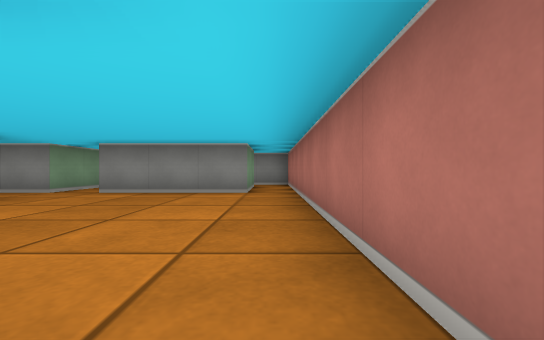
[1] (above)

23 first-person views from a walk through a cub3D level. The camera is about half as high as the walls, looks level and sees 90° across. The floor is counted in squares. Each view is taken from the middle of a square. On the plan, view 1 faces up. The plan holds only what a view shows up to about 9 squares ahead; the rest is blank.

[2]
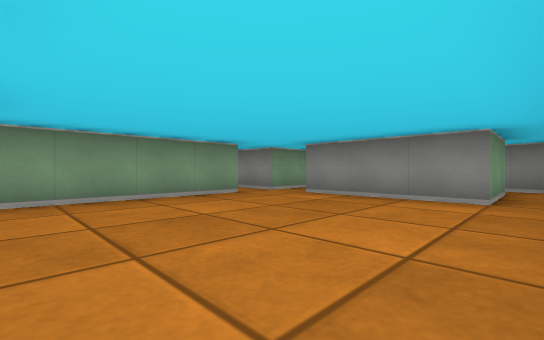

[3]
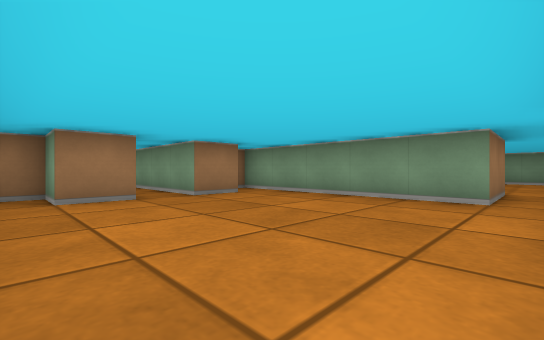

[4]
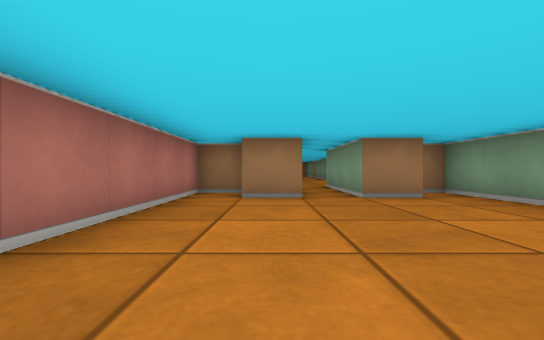

[5]
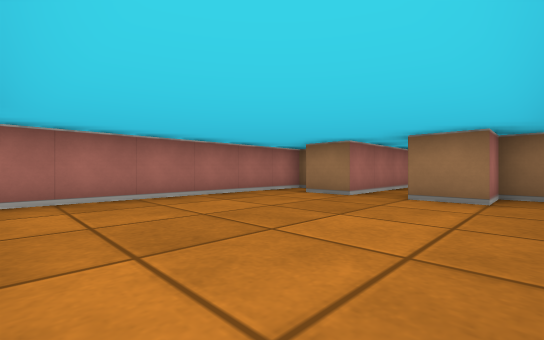

[6]
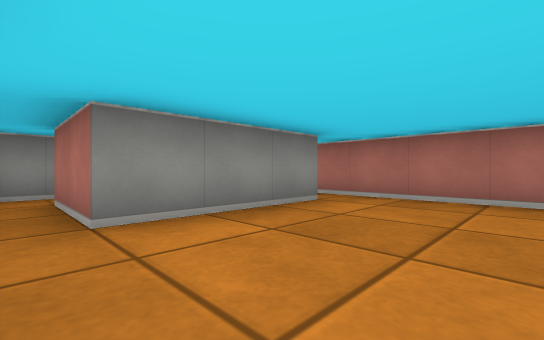

[7]
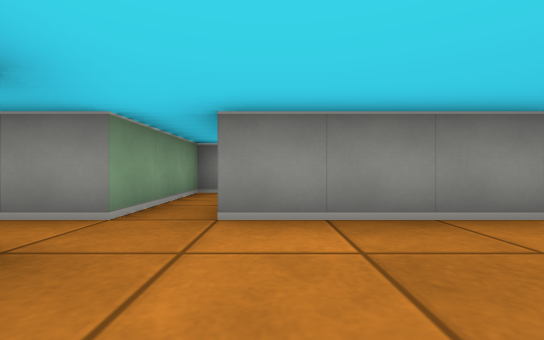

[8]
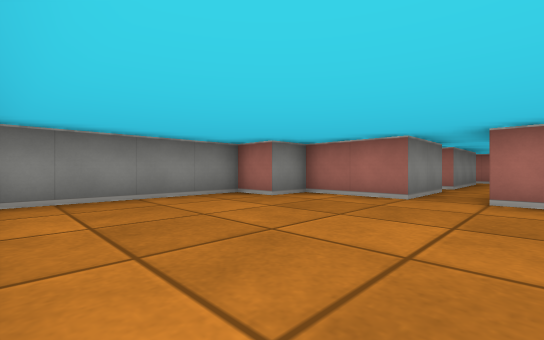

[9]
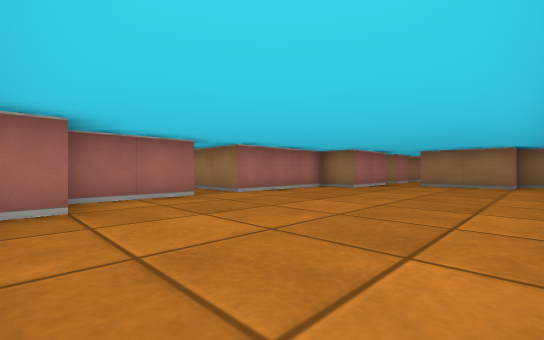

[10]
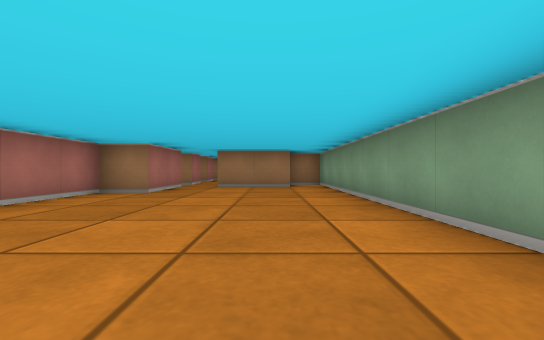

[11]
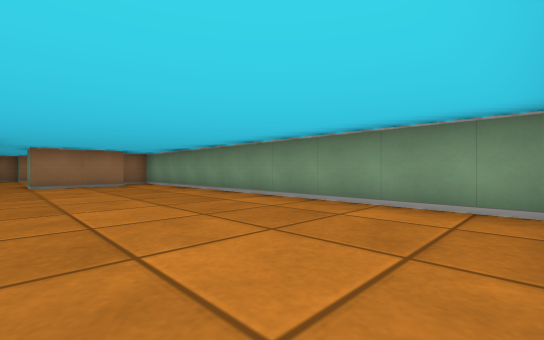

[12]
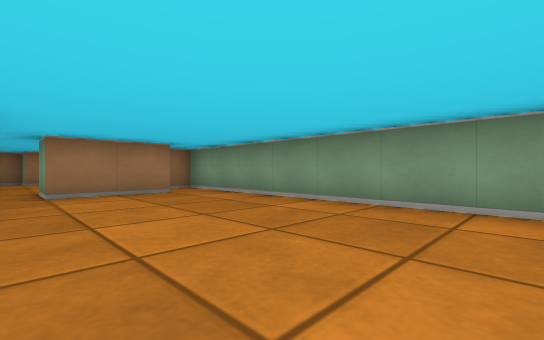

[13]
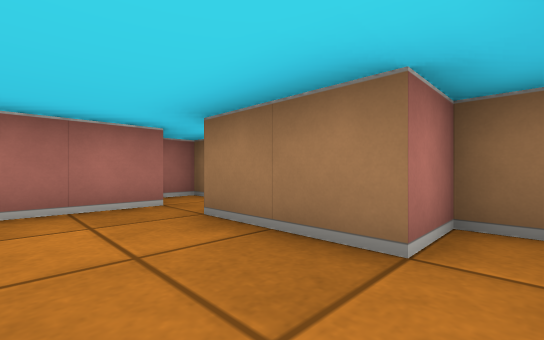

[14]
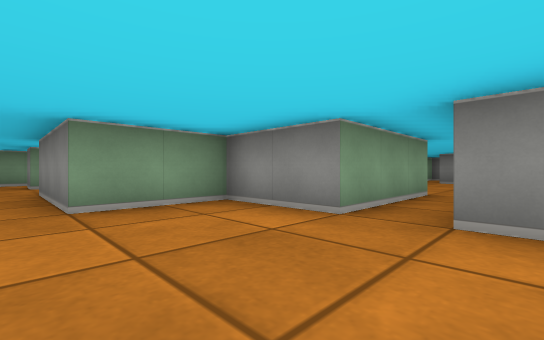

[15]
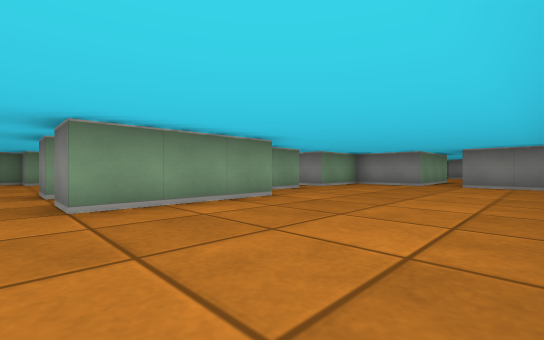

[16]
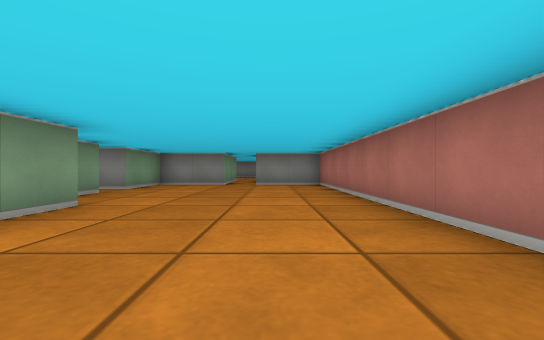

[17]
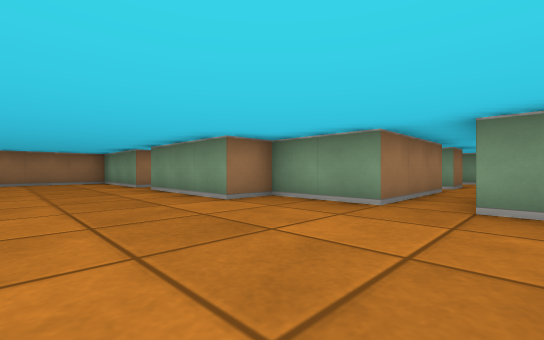

[18]
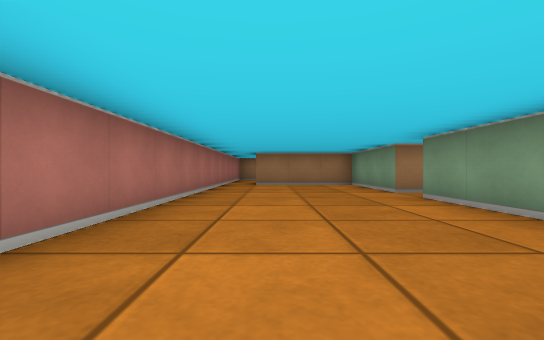

[19]
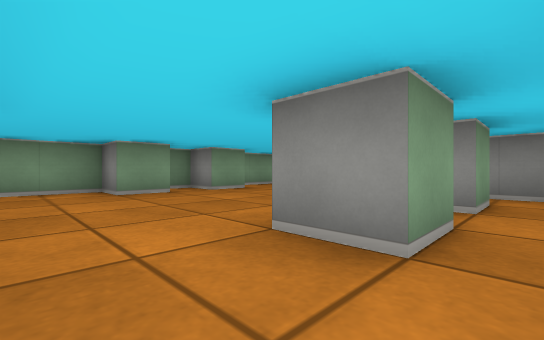

[20]
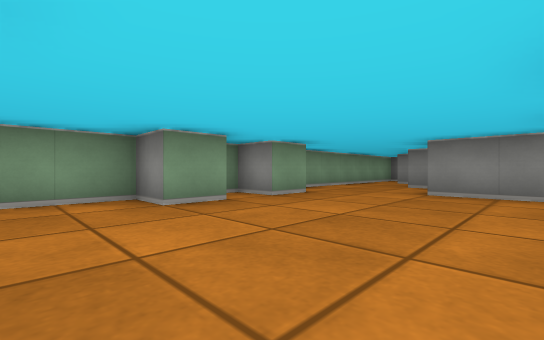

[21]
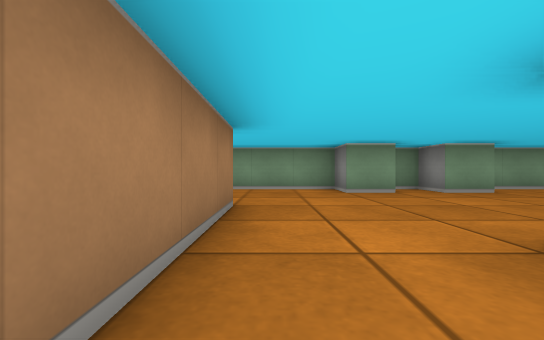

[22]
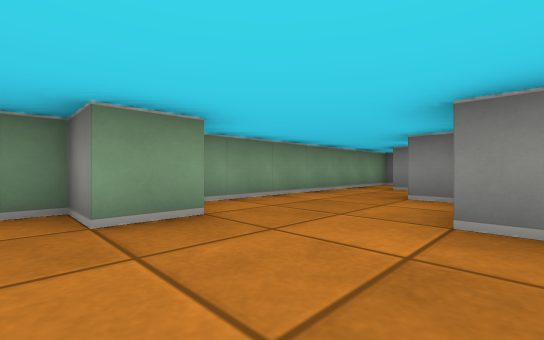

[23]
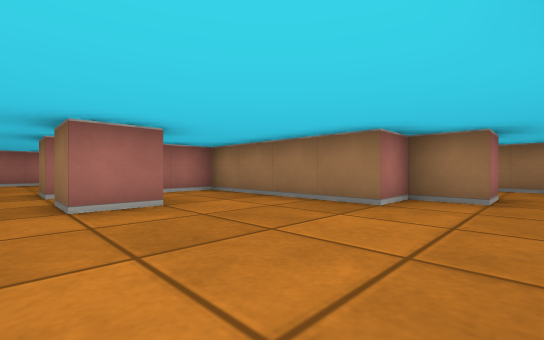

### Floor plan
Ten units are one square. View 1 is at (0, 0); x grows to the right and y downward. Boxes are objects, and circles mark ways between rooms. Rooms are numbered by the first view taken in them; rooms with no view inside come last. Other rooms are left out.
<svg viewBox="-120 -90 130 250">
<path fill="none" stroke="#000" d="M-5 -55 -35 -55M-45 -55 -65 -55M-65 -45 -45 -45 -45 5 -35 5 -35 -5 -25 -5 -25 25M-15 25 -15 -5 -5 -5 -5 5 5 5 5 -55M-65 -55 -65 -75 -75 -75 -75 -85 -110 -85M-115 -80 -115 15 -105 15 -105 5 -85 5M-75 6 -75 -15 -65 -15 -65 -45M-45 115 -35 115 -35 145 -5 145M-25 25 -45 25 -45 45 -75 45M-75 55 -45 55 -45 75 -35 75 -35 105 -45 105M5 150 5 25 -15 25M-105 95 -105 105 -115 105 -115 111M-89 65 -95 65M-105 115 -105 125 -115 125 -115 150M-95 55 -85 55 -85 65 -80 65M-65 115 -55 115 -55 125 -65 125 -65 115M-55 95 -55 105 -65 105M-50 85 -85 85M-95 45 -105 45M-85 145 -45 145 -45 134M-95 155 -85 155M-115 25 -115 90M-5 -74 -5 -55M-34 -85 -45 -85 -45 -55M-35 -55 -35 -75M5 -55 5 -85 -6 -85M-85 5 -85 15M-75 20 -75 15 -65 15 -65 9"/>
<circle cx="-55" cy="-50" r="3" fill="#2a7"/>
<circle cx="-20" cy="20" r="3" fill="#2a7"/>
<circle cx="-40" cy="-65" r="3" fill="#2a7"/>
<circle cx="0" cy="-65" r="3" fill="#2a7"/>
<circle cx="-40" cy="110" r="3" fill="#2a7"/>
<circle cx="-70" cy="50" r="3" fill="#2a7"/>
<circle cx="-80" cy="15" r="3" fill="#2a7"/>
<text x="-20" y="-30">1</text>
<text x="-90" y="-40">2</text>
<text x="-20" y="80">3</text>
<text x="-90" y="90">4</text>
<text x="-20" y="-70">5</text>
<text x="-80" y="10">6</text>
</svg>
Room 1 opens to room 2. Room 1 opens to room 3. Room 1 opens to room 5. Room 3 opens to room 4. Room 4 opens to room 6.

Where each view was taken, in squares from view 1:
view 1: 0 up, 0 right, facing up
view 2: 1 up, 0 right, facing up-left
view 3: 5 up, 0 right, facing down-left
view 4: 5 up, 1 left, facing down
view 5: 5 up, 4 left, facing down-right
view 6: 3 up, 4 left, facing up-right
view 7: 3 up, 3 left, facing up
view 8: 4 up, 11 left, facing up-right
view 9: 8 up, 11 left, facing down-right
view 10: 7 up, 10 left, facing down
view 11: 8 up, 8 left, facing down-left
view 12: 5 up, 8 left, facing down-left
view 13: 1 up, 11 left, facing down-right
view 14: 5 down, 1 left, facing up-left
view 15: 11 down, 0 right, facing up-left
view 16: 11 down, 1 left, facing up
view 17: 4 down, 1 left, facing down-left
view 18: 6 down, 1 left, facing down
view 19: 14 down, 5 left, facing up-left
view 20: 14 down, 7 left, facing up-left
view 21: 14 down, 5 left, facing left
view 22: 11 down, 8 left, facing up-left
view 23: 11 down, 10 left, facing down-right
